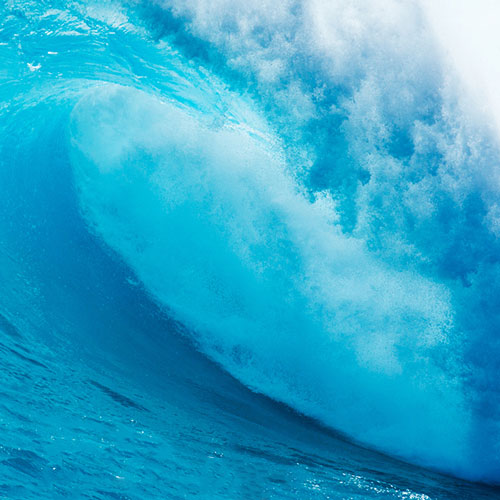
#> input picture 5/ocean.jpg, 500 x 500 px
$ python grayscale_histogram.py --image ocean.jpg
#> lines starting #> are read from the running program, lines starting #| are printed output that depends on the picture
import cv2
import argparse
from matplotlib import pyplot as plt

ap=argparse.ArgumentParser()
ap.add_argument('-i','--image',required=True,help='Path to the image')
args=vars(ap.parse_args())
image=cv2.imread(args['image'])
#> image is the input picture: shape (500, 500, 3); mean B, G, R 201.4, 165.4, 47.1

image=cv2.cvtColor(image,cv2.COLOR_BGR2GRAY)
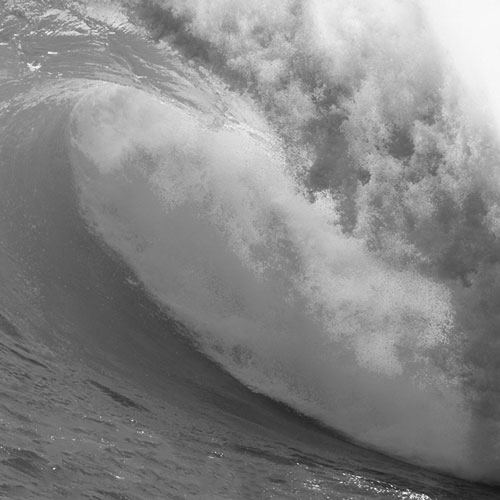
#> image: shape (500, 500); min 21, max 252, mean 134.2
cv2.imshow('Original',image)

hist=cv2.calcHist([image],[0],None,[256],[0,256])
#> hist = 256 values, max 3229 at index 106, min 0 at index 0, mean 976.6

plt.figure()
plt.title('Grayscale Histogram')
plt.xlabel('Bins')
plt.ylabel('# of pixels')
plt.plot(hist)  #gri tonlamali histogramlari siler
plt.xlim([0,256])
plt.show()
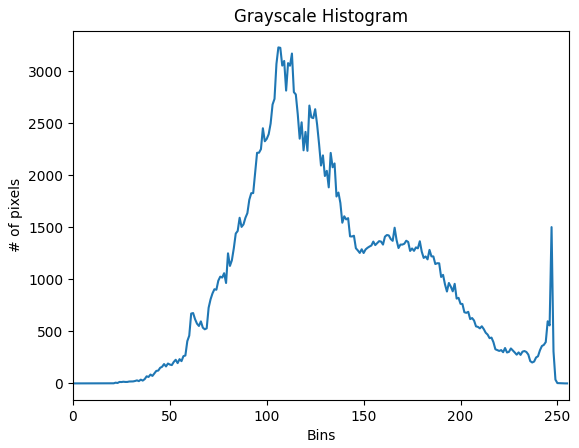
#> figure drawn by matplotlib, 1 panel; curve peaks at x = 106, y = 3229
cv2.waitKey()
